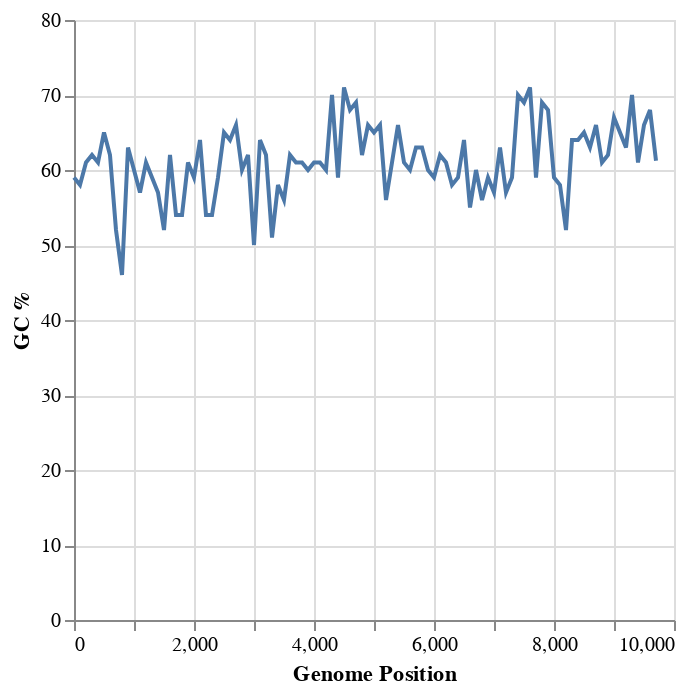

Notebook code for this chart:
### Code cell
dataframe = pd.DataFrame({'position': chunk_starts, 'gc_percentage': tb_gc_percentages})
alt.Chart(dataframe, width=300).mark_line().encode(
    x=alt.X('position', axis=alt.Axis(title='Genome Position')),
    y=alt.Y('gc_percentage', axis=alt.Axis(title='GC %'))
)

### Figure 1 — Vega-Lite specification as saved in the notebook (floating-point values rounded to 4 significant figures)
{"$schema": "https://vega.github.io/schema/vega-lite/v2.3.0.json", "config": {"view": {"height": 300, "width": 400}}, "data": {"values": [{"gc_percentage": 59, "position": 0}, {"gc_percentage": 58, "position": 100}, {"gc_percentage": 61, "position": 200}, {"gc_percentage": 62, "position": 300}, {"gc_percentage": 61, "position": 400}, {"gc_percentage": 65, "position": 500}, {"gc_percentage": 62, "position": 600}, {"gc_percentage": 52, "position": 700}, {"gc_percentage": 46, "position": 800}, {"gc_percentage": 63, "position": 900}, {"gc_percentage": 60, "position": 1000}, {"gc_percentage": 57, "position": 1100}, {"gc_percentage": 61, "position": 1200}, {"gc_percentage": 59, "position": 1300}, {"gc_percentage": 57, "position": 1400}, {"gc_percentage": 52, "position": 1500}, {"gc_percentage": 62, "position": 1600}, {"gc_percentage": 54, "position": 1700}, {"gc_percentage": 54, "position": 1800}, {"gc_percentage": 61, "position": 1900}, {"gc_percentage": 59, "position": 2000}, {"gc_percentage": 64, "position": 2100}, {"gc_percentage": 54, "position": 2200}, {"gc_percentage": 54, "position": 2300}, {"gc_percentage": 59, "position": 2400}, {"gc_percentage": 65, "position": 2500}, {"gc_percentage": 64, "position": 2600}, {"gc_percentage": 66, "position": 2700}, {"gc_percentage": 60, "position": 2800}, {"gc_percentage": 62, "position": 2900}, {"gc_percentage": 50, "position": 3000}, {"gc_percentage": 64, "position": 3100}, {"gc_percentage": 62, "position": 3200}, {"gc_percentage": 51, "position": 3300}, {"gc_percentage": 58, "position": 3400}, {"gc_percentage": 56, "position": 3500}, {"gc_percentage": 62, "position": 3600}, {"gc_percentage": 61, "position": 3700}, {"gc_percentage": 61, "position": 3800}, {"gc_percentage": 60, "position": 3900}, {"gc_percentage": 61, "position": 4000}, {"gc_percentage": 61, "position": 4100}, {"gc_percentage": 60, "position": 4200}, {"gc_percentage": 70, "position": 4300}, {"gc_percentage": 59, "position": 4400}, {"gc_percentage": 71, "position": 4500}, {"gc_percentage": 68, "position": 4600}, {"gc_percentage": 69, "position": 4700}, {"gc_percentage": 62, "position": 4800}, {"gc_percentage": 66, "position": 4900}, {"gc_percentage": 65, "position": 5000}, {"gc_percentage": 66, "position": 5100}, {"gc_percentage": 56, "position": 5200}, {"gc_percentage": 61, "position": 5300}, {"gc_percentage": 66, "position": 5400}, {"gc_percentage": 61, "position": 5500}, {"gc_percentage": 60, "position": 5600}, {"gc_percentage": 63, "position": 5700}, {"gc_percentage": 63, "position": 5800}, {"gc_percentage": 60, "position": 5900}, {"gc_percentage": 59, "position": 6000}, {"gc_percentage": 62, "position": 6100}, {"gc_percentage": 61, "position": 6200}, {"gc_percentage": 58, "position": 6300}, {"gc_percentage": 59, "position": 6400}, {"gc_percentage": 64, "position": 6500}, {"gc_percentage": 55, "position": 6600}, {"gc_percentage": 60, "position": 6700}, {"gc_percentage": 56, "position": 6800}, {"gc_percentage": 59, "position": 6900}, {"gc_percentage": 57, "position": 7000}, {"gc_percentage": 63, "position": 7100}, {"gc_percentage": 57, "position": 7200}, {"gc_percentage": 59, "position": 7300}, {"gc_percentage": 70, "position": 7400}, {"gc_percentage": 69, "position": 7500}, {"gc_percentage": 71, "position": 7600}, {"gc_percentage": 59, "position": 7700}, {"gc_percentage": 69, "position": 7800}, {"gc_percentage": 68, "position": 7900}, {"gc_percentage": 59, "position": 8000}, {"gc_percentage": 58, "position": 8100}, {"gc_percentage": 52, "position": 8200}, {"gc_percentage": 64, "position": 8300}, {"gc_percentage": 64, "position": 8400}, {"gc_percentage": 65, "position": 8500}, {"gc_percentage": 63, "position": 8600}, {"gc_percentage": 66, "position": 8700}, {"gc_percentage": 61, "position": 8800}, {"gc_percentage": 62, "position": 8900}, {"gc_percentage": 67, "position": 9000}, {"gc_percentage": 65, "position": 9100}, {"gc_percentage": 63, "position": 9200}, {"gc_percentage": 70, "position": 9300}, {"gc_percentage": 61, "position": 9400}, {"gc_percentage": 66, "position": 9500}, {"gc_percentage": 68, "position": 9600}, {"gc_percentage": 61.22, "position": 9700}]}, "encoding": {"x": {"axis": {"title": "Genome Position"}, "field": "position", "type": "quantitative"}, "y": {"axis": {"title": "GC %"}, "field": "gc_percentage", "type": "quantitative"}}, "mark": "line", "width": 300}
